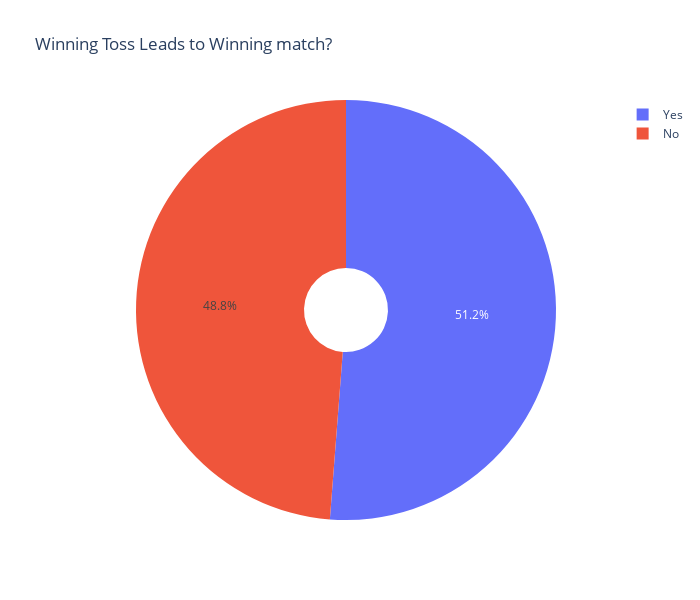

Notebook code for this chart:
### Code cell
trace = go.Pie(labels = df.toss_win_game_win.value_counts().index, values = df.toss_win_game_win.value_counts().values, hole=0.2)

data = [trace]

fig = go.Figure(data)

fig.update_layout(
    title = "Winning Toss Leads to Winning match?",
    width=700,  
    height=600,
)

fig.show()

### Figure 1 — Plotly figure (JSON) as saved in the notebook; plotly's stock layout.template omitted (floating-point values rounded to 4 significant figures)
{"data": [{"hole": 0.2, "labels": ["Yes", "No"], "type": "pie", "values": [418, 398]}], "layout": {"height": 600, "title": {"text": "Winning Toss Leads to Winning match?"}, "width": 700}}
